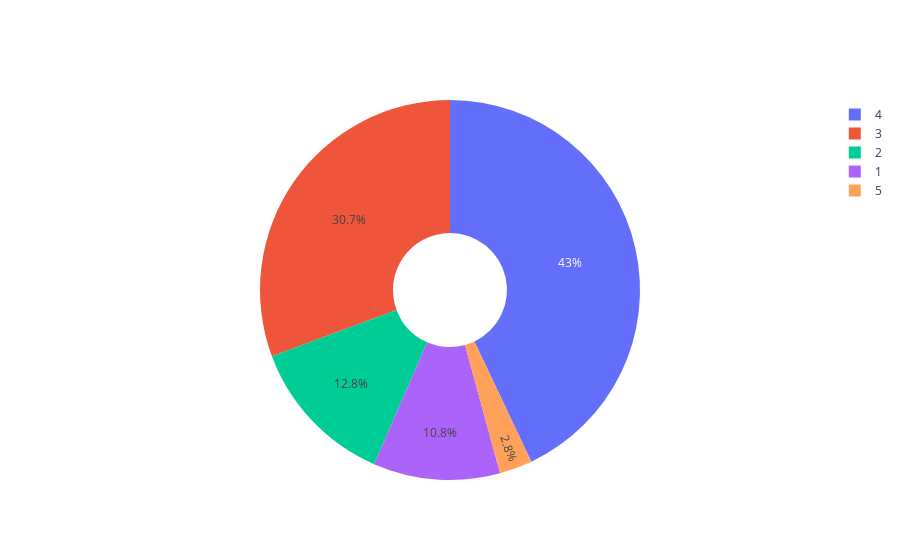

This figure's notebook cell:
### Code cell
labels = ['1','2','3','4','5']
values = score_bins.values

# Use `hole` to create a donut-like pie chart
fig = go.Figure(data=[go.Pie(labels=labels, values=values, hole=.3)])
fig.show()

### Figure 1 — Plotly figure (JSON) as saved in the notebook; plotly's stock layout.template omitted (floating-point values rounded to 4 significant figures)
{"data": [{"hole": 0.3, "labels": ["1", "2", "3", "4", "5"], "type": "pie", "values": [10.8, 12.8, 30.7, 43, 2.8]}], "layout": {}}
